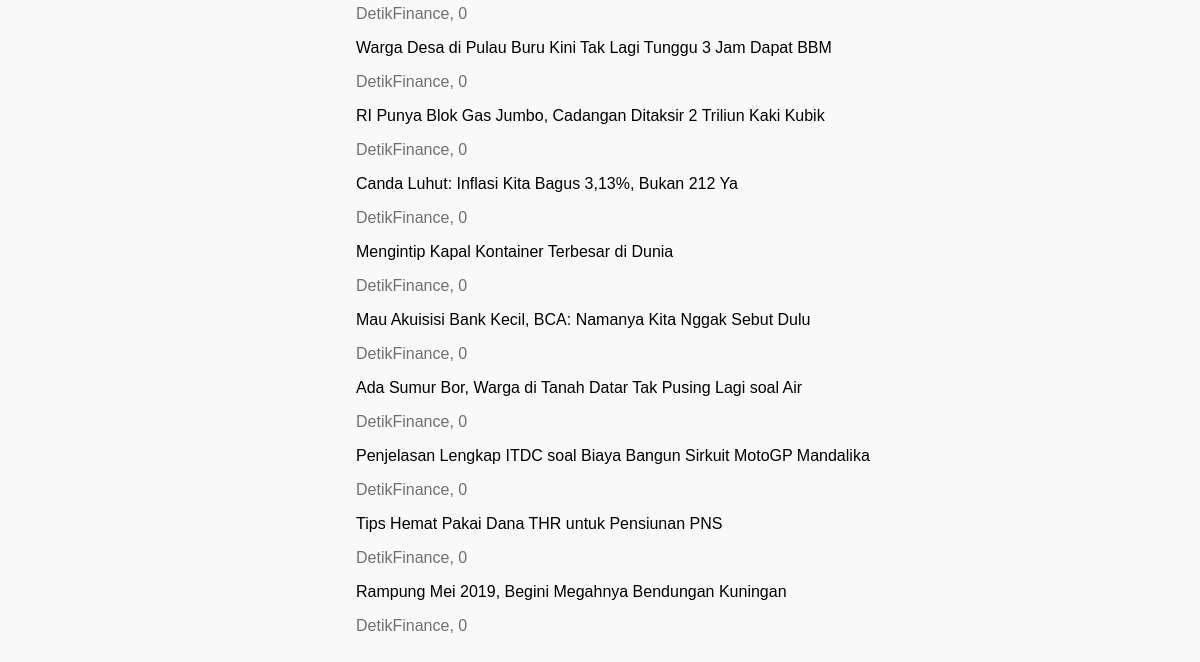
Page /finance (lower part) on the earlier database version.
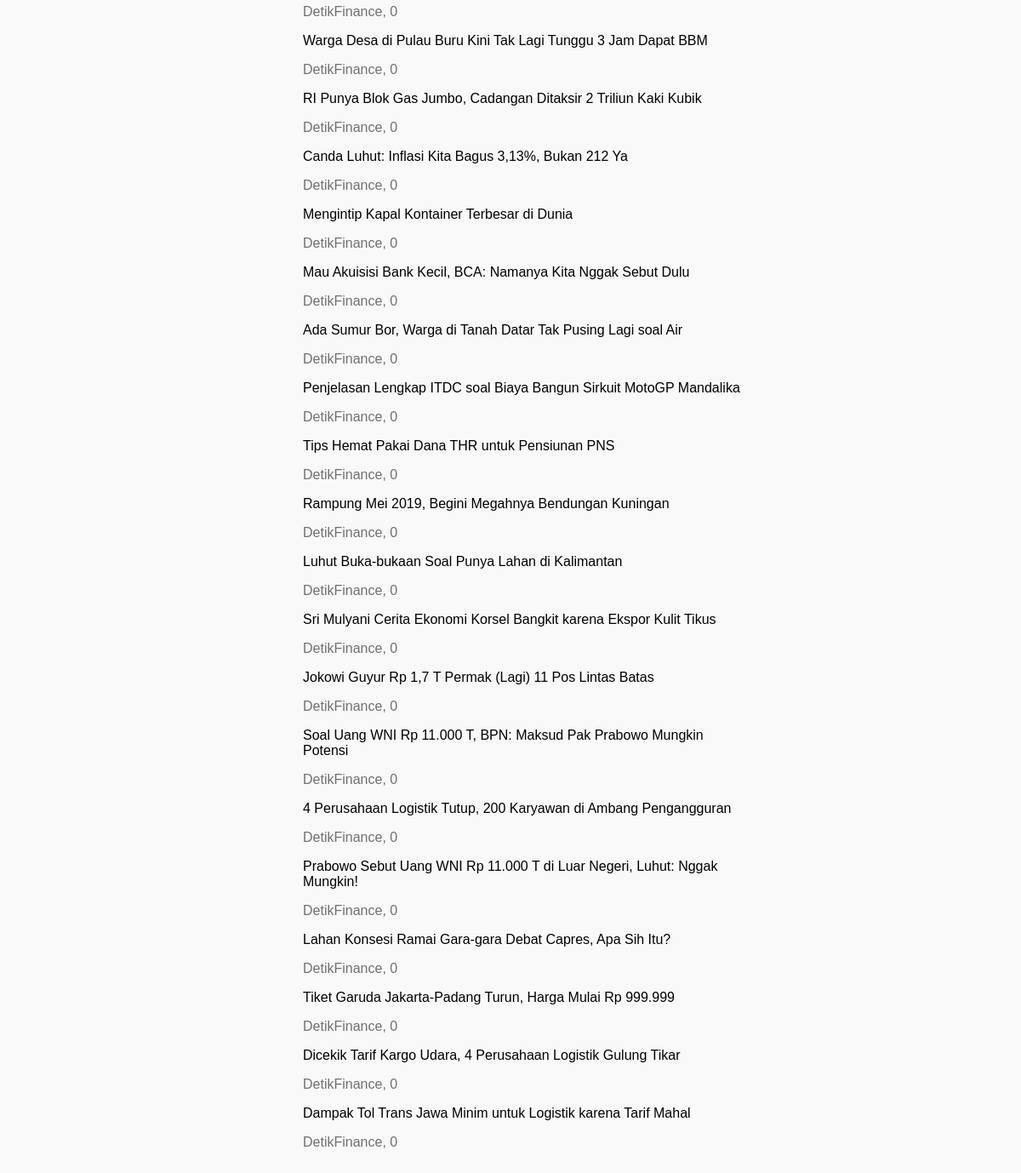
Same page on the later database version.
### mainfeed/models.py (models this page shows, shortened)
class Headline(models.Model):
    title = models.CharField(max_length=130)
    url = models.URLField()
    created_at = models.DateTimeField(default=timezone.now)
    source = models.CharField(max_length=80)
    slug = models.SlugField(max_length=200)
    hit = models.IntegerField(default=0)
    genre = models.CharField(max_length=80, blank=True)

### mainfeed/views.py (the view)
# urls.py: path('finance', views.FinanceFeedPopular.as_view(), name='finance-feed-popular'),
class FinanceFeedPopular(ListView):
        model = Headline
        context_object_name = 'headlines'
        template_name = 'mainfeed/finance.html'
        ordering = ['-hit']

### mainfeed/templates/mainfeed/finance.html (shortened to what this page needs)
{% extends 'mainfeed/base.html' %}
{% load staticfiles %}
{% block styles %}
<link rel="stylesheet" href="{% static 'mainfeed/home.css' %}">
{% endblock %}
{% block content %}
<body>
    {% for headline in headlines %}
    {% if headline.genre == "Finance" %}
    <ol>
        <a target="_blank" href="{% url 'detail' headline.slug %}">{{headline.title}}</a>
        <p>{{headline.source}}, {{ headline.hit }}</p>
    </ol>
    {% endif %}
    {% endfor %}
</body>
{% endblock %}

Differences in the rows shown:
added Headline: title "Luhut Buka-bukaan Soal Punya Lahan di Kalimantan", source "DetikFinance", hit "0"
added Headline: title "Sri Mulyani Cerita Ekonomi Korsel Bangkit karena Ekspor Kulit Tikus", source "DetikFinance", hit "0"
added Headline: title "Jokowi Guyur Rp 1,7 T Permak (Lagi) 11 Pos Lintas Batas", source "DetikFinance", hit "0"
added Headline: title "Soal Uang WNI Rp 11.000 T, BPN: Maksud Pak Prabowo Mungkin Potensi", source "DetikFinance", hit "0"
added Headline: title "4 Perusahaan Logistik Tutup, 200 Karyawan di Ambang Pengangguran", source "DetikFinance", hit "0"
added Headline: title "Prabowo Sebut Uang WNI Rp 11.000 T di Luar Negeri, Luhut: Nggak Mungkin!", source "DetikFinance", hit "0"
added Headline: title "Lahan Konsesi Ramai Gara-gara Debat Capres, Apa Sih Itu?", source "DetikFinance", hit "0"
added Headline: title "Tiket Garuda Jakarta-Padang Turun, Harga Mulai Rp 999.999", source "DetikFinance", hit "0"
added Headline: title "Dicekik Tarif Kargo Udara, 4 Perusahaan Logistik Gulung Tikar", source "DetikFinance", hit "0"
added Headline: title "Dampak Tol Trans Jawa Minim untuk Logistik karena Tarif Mahal", source "DetikFinance", hit "0"
